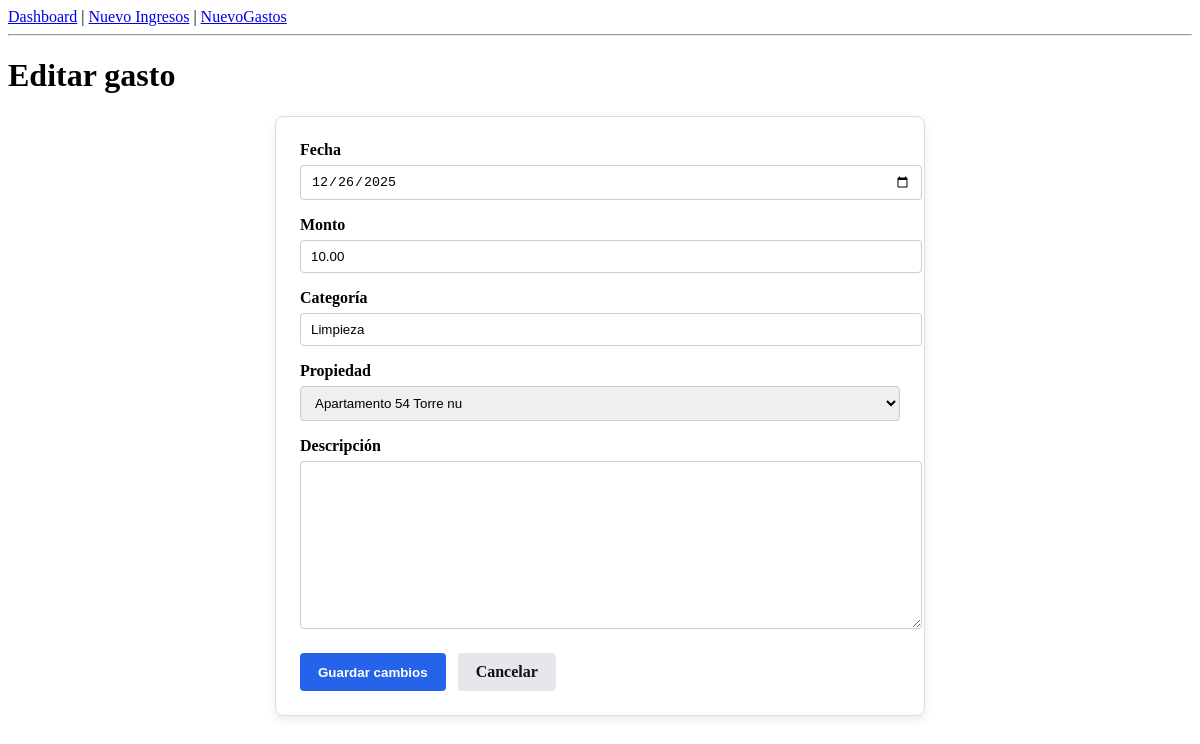
Page /gastos/11/editar/ (signed in) on the committed database.
### core/models.py (models this page shows, shortened)
class Gasto(models.Model):
    propiedad = models.ForeignKey(Propiedad, on_delete=models.CASCADE)
    monto = models.DecimalField(max_digits=10, decimal_places=2)
    categoria = models.CharField(max_length=100)
    fecha = models.DateField()
    creado_por = models.ForeignKey(
        User,
        on_delete=models.CASCADE,
        related_name="gastos"
    )
    creado_en = models.DateTimeField(auto_now_add=True)
    descripcion = models.TextField(blank=True, null=True)

### core/views.py (the view)
# urls.py: path("gastos/<int:pk>/editar/", views.editar_gasto, name="editar_gasto"),
@login_required
def editar_gasto(request, pk):
    gasto = get_object_or_404(Gasto, pk=pk)
    if request.method == "POST":
        form = GastoForm(request.POST, instance=gasto)
        if form.is_valid():
            form.save()
            return redirect("lista_gastos")
    else:
        form = GastoForm(instance=gasto)
    return render(request, "core/crear_gasto.html", {
        "form": form,
        "editar": True,
    })

### core/forms.py
class GastoForm(forms.ModelForm):
    class Meta:
        model = Gasto
        fields = [
            "fecha",
            "propiedad",
            "monto",
            "categoria",
            "descripcion",
            ]
        widgets = {
            "fecha": forms.DateInput(attrs={"type": "date"}),
        }

### core/models.py (called while the page is built)
    def __str__(self):
        return self.nombre

### core/templates/core/crear_gasto.html (shortened to what this page needs)
{% extends "core/base.html" %}
{% load static %}
{% block content %}
<link rel="stylesheet" href="{% static 'core/styles.css' %}">
<h1>{% if editar %}Editar gasto{% else %}Nuevo gasto{% endif %}</h1>
<form method="post" class="form-card">
    <div class="form-field">
        <label for="{{ form.fecha.id_for_label }}">Fecha</label>
        {{ form.fecha }}
    </div>
    <div class="form-field">
        <label for="{{ form.monto.id_for_label }}">Monto</label>
        {{ form.monto }}
    </div>
    <div class="form-field">
        <label for="{{ form.categoria.id_for_label }}">Categoría</label>
        {{ form.categoria }}
    </div>
    <div class="form-field">
        <label for="{{ form.propiedad.id_for_label }}">Propiedad</label>
        {{ form.propiedad }}
    </div>
    <div class="form-field">
        <label for="{{ form.descripcion.id_for_label }}">Descripción</label>
        {{ form.descripcion }}
    </div>
    <div class="form-actions">
        <button type="submit">
            {% if editar %}Guardar cambios{% else %}Guardar gasto{% endif %}
        </button>
        <a href="{% url 'lista_gastos' %}" class="btn-secondary">Cancelar</a>
    </div>
</form>
{% endblock %}

### core/static/core/styles.css (style rules this page uses)
.form-card { background: #ffffff; padding: 20px 24px; max-width: 600px; border-radius: 8px; box-shadow: 0 4px 10px rgba(0,0,0,0.08); margin-top: 20px; }
.form-actions { margin-top: 20px; display: flex; gap: 12px; }
.form-actions button { background-color: #2563eb; color: #fff; border: none; padding: 10px 18px; border-radius: 4px; cursor: pointer; font-weight: 600; }
.btn-secondary { background: #e5e7eb; color: #111; padding: 10px 18px; border-radius: 4px; text-decoration: none; font-weight: 600; }
.form-card { max-width: 600px; margin: 20px auto; padding: 24px; background: #ffffff; border: 1px solid #ddd; border-radius: 8px; }
.form-field { margin-bottom: 16px; }
.form-field label { display: block; font-weight: 600; margin-bottom: 6px; }
.form-field input, .form-field select, .form-field textarea { width: 100%; padding: 8px 10px; border: 1px solid #ccc; border-radius: 4px; }
.form-actions button { background-color: #2563eb; color: white; border: none; padding: 10px 18px; border-radius: 4px; font-weight: 600; cursor: pointer; }

### rows in the picture
Gasto: fecha "12/26/2025", monto "10.00", categoria "Limpieza", propiedad "Apartamento 54 Torre nu"
